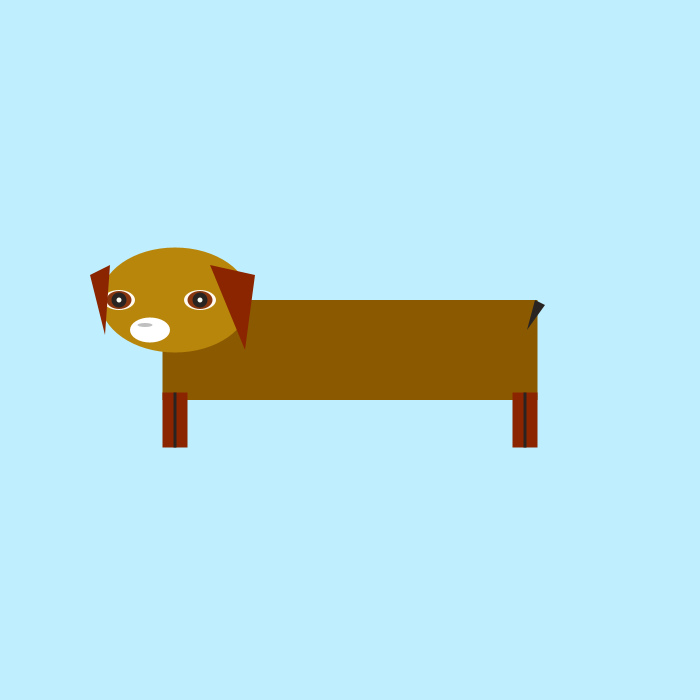
Frame 1 (no input)
Frame 60 (the mouse pressed at the canvas centre just before this capture): identical to frame 1, image omitted
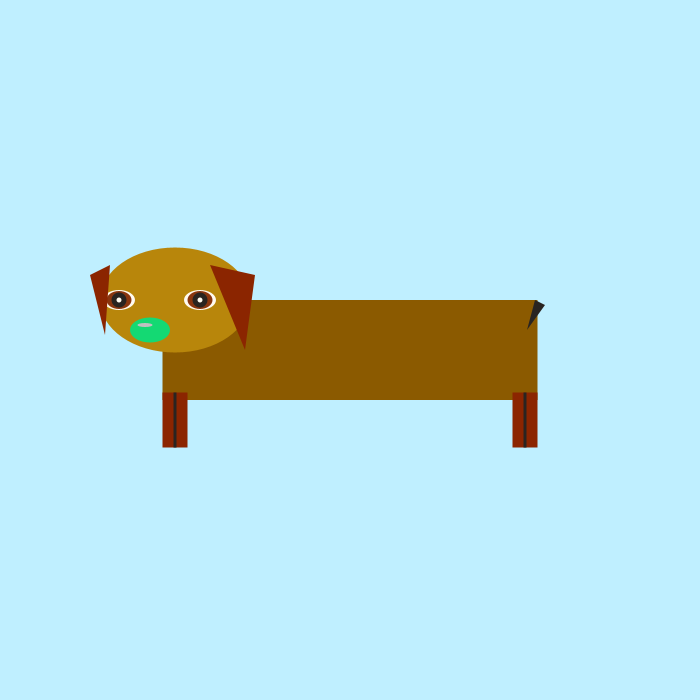
Frame 120 (the mouse held since frame 60 and released just before this capture)

The Processing sketch that drew these frames (run headless with seeded random() and noise(); from frame 60 on, the mouse is pressed at the canvas centre):

// Processing sketch: processing_156774
// ── processing_156774.pde

void setup() {
  size(700, 700);
  smooth();
  if(mousePressed) {
    fill(0);
    fill(random(255), random(255), random(255));
  } else {
    fill(random(255), random(255), random(255));
    fill(255);
  }
  background(191, 239, 255);
  
  
}

void draw() {
  if(mousePressed) {
    fill(0);
    fill(random(255), random(255), random(255));
  } else {
    fill(random(255), random(255), random(255));
    fill(255);
  }
  background(191, 239, 255);
  noStroke();
  //body
  rectMode(CENTER);
  fill(139,90,0);
rect(350,350,375,100);
//head
fill(184,134,11);
ellipse(175,300,150,105);
//whites of eyes
fill(255,250,240);
ellipse(200,300,32,20); 
ellipse(119,300,32,20); 
//irises 
fill(138,54,15);
ellipse(200,300,25,18);
ellipse(119,300,25,18);
//pupils
fill(41,36,33);
ellipse(200,300,15,15);
ellipse(119,300,15,15);
//white eye reflections
fill(255,250,240);
ellipse(200,300,5,5);
ellipse(119,300,5,5);
//random color nose
 fill(41,36,33);
 if(mousePressed) {
    fill(0);
    fill(random(255), random(255), random(255));
  } else {
    fill(random(255), random(255), random(255));
    fill(255);
  }
  
ellipse(150,330,40,25);
//nostrils
fill(192,192,192);
ellipse(145,325,15,4);
//ears
fill(139,37,0);
triangle(210,265,255,275,245,350);
triangle(110,265,90,275,105,335);
rect(175,420,25,55);
rect(525,420,25,55);
fill(41,36,33);
rect(175,420,3,55);
rect(525,420,3,55);
triangle(535,300,545,305,527,330);
  }
